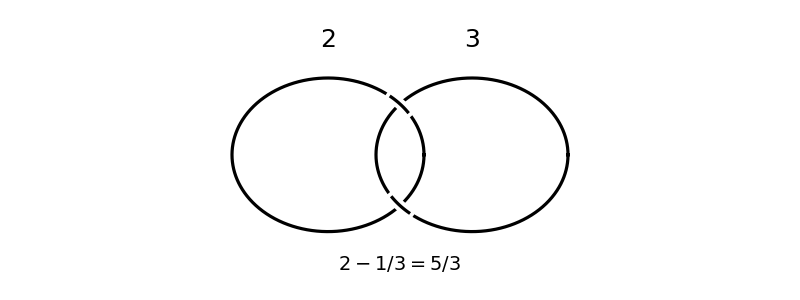

This figure's Python source:
"""Generate paper-141-surgery.png in CWD; Python 3.14, matplotlib 3.10.7, numpy 2.3.5."""
import matplotlib
matplotlib.use('Agg')
import matplotlib.pyplot as plt
import numpy as np
fig,ax=plt.subplots(figsize=(8,3),dpi=100)
centres=[-.75,.75]
t=np.linspace(0,2*np.pi,1200)
curves=[np.column_stack((c+np.cos(t),.8*np.sin(t))) for c in centres]
for xy in curves: ax.plot(xy[:,0],xy[:,1],'k',lw=2.3)
# At each pair of crossings, alternate which circle is over: each adjacent pair is a Hopf link.
for left in range(1):
 cross_x=(centres[left]+centres[left+1])/2
 for upper in (True,False):
  cross_y=(1 if upper else -1)*.8*np.sqrt(1-.75**2)
  over=left if upper else left+1
  xy=curves[over]; dist=np.hypot(xy[:,0]-cross_x,xy[:,1]-cross_y)
  i=int(np.argmin(dist));idx=np.arange(i-25,i+26)%len(t)
  ax.plot(xy[idx,0],xy[idx,1],color='white',lw=8,zorder=3)
  ax.plot(xy[idx,0],xy[idx,1],color='black',lw=2.3,zorder=4)
for c,label in zip(centres,[2,3]):ax.text(c,1.12,str(label),ha='center',fontsize=18)
ax.text(0,-1.2,r'$2-1/3=5/3$',ha='center',fontsize=14)
ax.set_xlim(-2.8,2.8);ax.set_ylim(-1.45,1.55);ax.set_aspect('equal');ax.axis('off')
fig.subplots_adjust(left=.03,right=.97,top=.98,bottom=.02)
fig.savefig('paper-141-surgery.png',facecolor='white')
